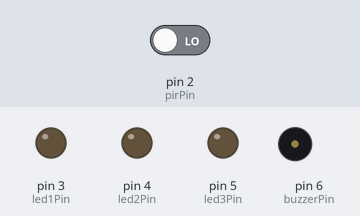
Recording of a sketch running on a simulated Arduino Nano, built with avr-gcc and run on an emulated ATmega328P. Shown: output pins drawn as LEDs (lit = HIGH), buzzer (waves = sounding). Inputs (shaded band) come from the test bench; at power-on: pin 2 (pirPin) LOW.

Above: at 1.2 s.
1.3 s: pin 2 (pirPin) driven HIGH
At 2.5 s:
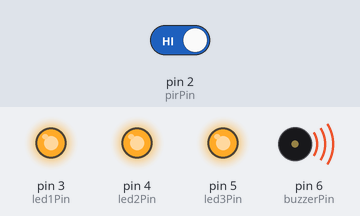
2.8 s: pin 2 (pirPin) driven LOW
At 3.9 s:
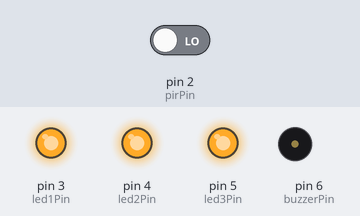
Timing chart, 0 to 19.2 s (numbered marks = the images above; inputs shaded):
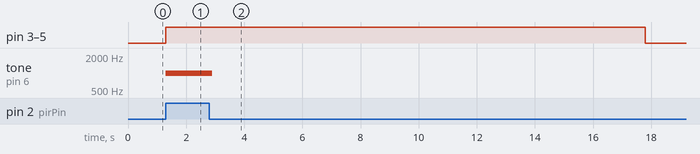

The sketch:

MotionDetect.ino
```cpp
// Definícia pinov
const int pirPin = 2;     // PIR senzor pripojený na pin 2
const int led1Pin = 3;    // Prvá LED pripojená na pin 3
const int led2Pin = 4;    // Druhá LED pripojená na pin 4
const int led3Pin = 5;    // Tretia LED pripojená na pin 5
const int buzzerPin = 6;  // Bzučiak pripojený na pin 6


// ----------------------------------------
// PIR --> Arduino Nano
// VCC --> 5V
// OUT --> D2
// GND --> GND
//
// LED Diodes --> Arduino Nano
// D3, D4, D5
// GND --> GND
// BUZZER (optional for use)
// BuzzerPin D6
// ----------------------------------------


// Premenné pre sledovanie pohybu
bool motionDetected = false;       // Príznak detekcie pohybu
unsigned long motionStartTime = 0; // Čas od detekcie pohybu

// Doba trvania LED
const unsigned long ledDuration = 15000; // 15 sekúnd
// Doba trvania zvuku bzučiaka
const unsigned long buzzerDuration = 100; // 0,1 sekundy

void setup() {
  // Nastavenie pinov
  pinMode(pirPin, INPUT);
  pinMode(led1Pin, OUTPUT);
  pinMode(led2Pin, OUTPUT);
  pinMode(led3Pin, OUTPUT);
  pinMode(buzzerPin, OUTPUT);

  // Zhasnutie LED
  digitalWrite(led1Pin, LOW);
  digitalWrite(led2Pin, LOW);
  digitalWrite(led3Pin, LOW);

  // Zapamätaj si čas spustenia programu
  motionStartTime = millis();
}

void loop() {
  // Ak je detekovaný pohyb
  if (digitalRead(pirPin) == HIGH) {
    // Zapamätaj si čas detekcie pohybu
    motionStartTime = millis();
    // Nastav príznak detekcie pohybu na true
    motionDetected = true;
    // Rozsviet LED diódy
    digitalWrite(led1Pin, HIGH);
    digitalWrite(led2Pin, HIGH);
    digitalWrite(led3Pin, HIGH);
    // Zapni bzučiak
    tone(buzzerPin, 1000, buzzerDuration);
  }

  // Ak uplynula doba trvania LED a pohyb bol detekovaný
  if (millis() - motionStartTime >= ledDuration && motionDetected) {
    // Vynuluj príznak detekcie pohybu
    motionDetected = false;
    // Zhasni LED diódy
    digitalWrite(led1Pin, LOW);
    digitalWrite(led2Pin, LOW);
    digitalWrite(led3Pin, LOW);
    // Vypni bzučiak
    noTone(buzzerPin);
  }
}
```

Measured:
- after the input at 1.3 s, pin 3 (led1Pin), pin 4 (led2Pin), pin 5 (led3Pin): LOW → HIGH at once; tone on pin 6 (buzzerPin): silent → 1000 Hz at once
- after the input at 2.8 s, pin 3 (led1Pin), pin 4 (led2Pin), pin 5 (led3Pin): HIGH → LOW after 15.0 s; tone on pin 6 (buzzerPin): 1000 Hz → silent after 0.10 s
